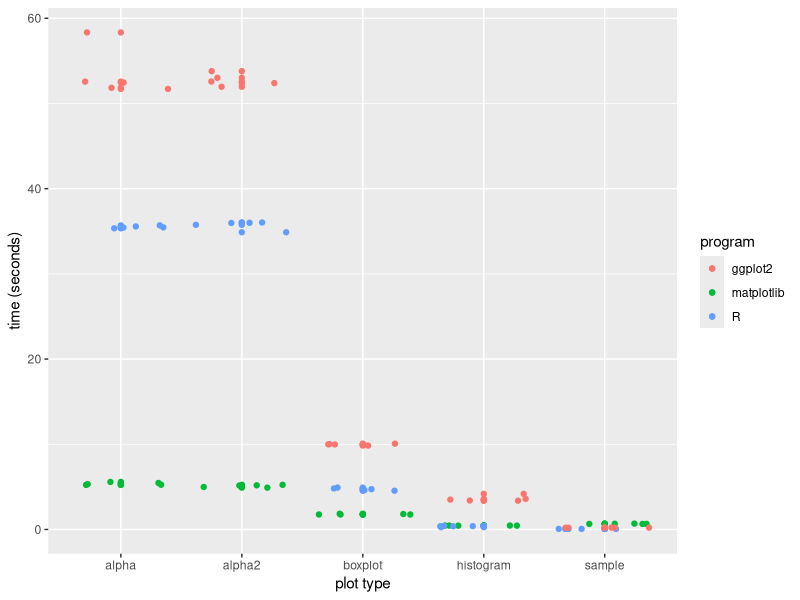
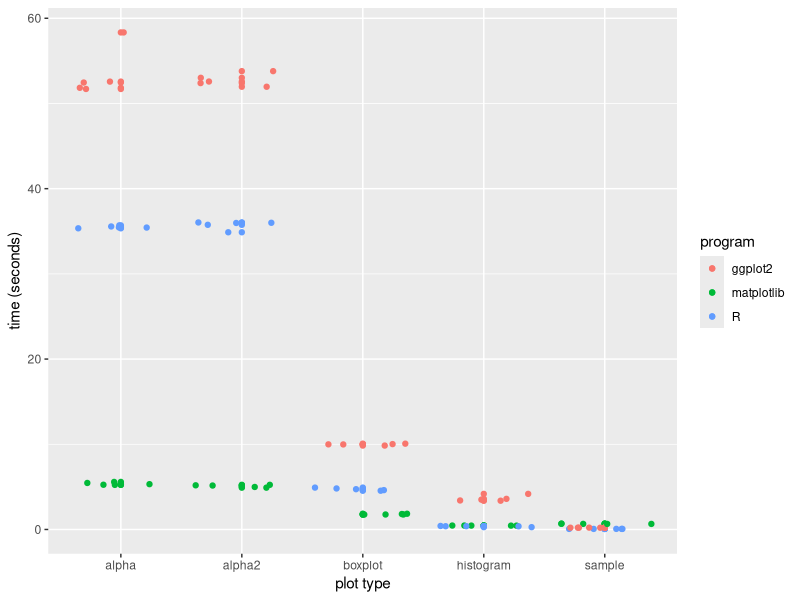

Write R code to recreate these figures, in order.
library(ggplot2)

timings = read.csv('timings.csv')

fit = lm(time ~ plot * program, timings)

#timing_meds = tapply(timings[, 'time'], timings[, c('plot', 'program')], median)
#timing_meds = as.data.frame(timing_meds)

ggplot(timings, aes(x=plot, y=time, color=program, group=program)) +
    geom_point() + geom_jitter() + xlab('plot type') + ylab('time (seconds)')

ggsave('timingplots.png')
